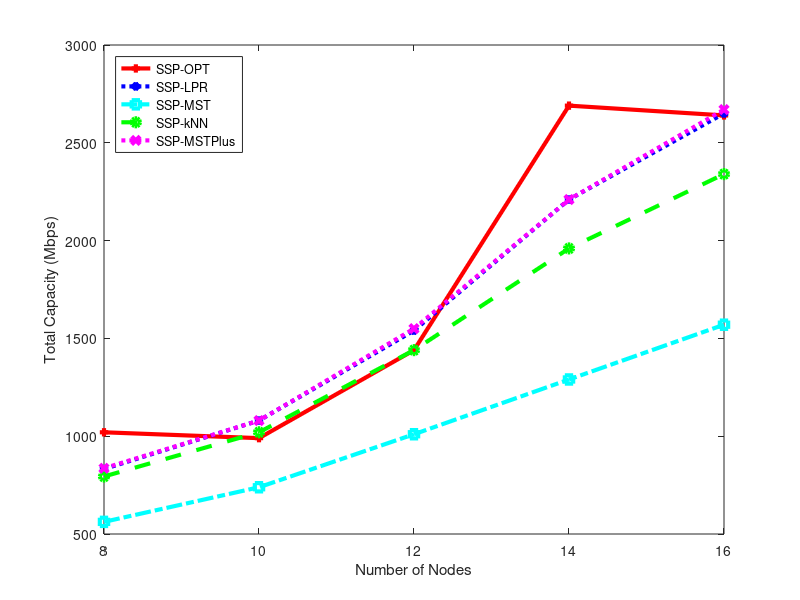

This figure's MATLAB source: (Note: this script raises an error after producing the figure.)
figure(1);
X = [ 8, 10, 12, 14, 16 ];
SSPOPT = [ 1.02e+09, 9.90e+08, 1.44e+09, 2.69e+09, 2.64e+09 ];
% Original Run
%SSPLPR = [ 1.02e+09, 9.30e+08, 1.37e+09, 2.60e+09, 2.51e+09 ];
%SSPMST = [ 6.15e+08, 7.35e+08, 1.02e+09, 1.21e+09, 1.56e+09 ];
%SSPkNN = [ 9.80e+08, 8.50e+08, 1.27e+09, 2.07e+09, 2.32e+09 ];
% Rerun with MST+

SSPLPR = [ 8.32E+08, 1.08E+09, 1.54E+09, 2.21E+09, 2.65E+09 ];
SSPMST = [ 5.62E+08, 7.39E+08, 1.01E+09, 1.29E+09, 1.57E+09 ];
SSPkNN = [ 7.94E+08, 1.02E+09, 1.44E+09, 1.96E+09, 2.34E+09 ];
SSPMSTP = [ 8.36E+08, 1.08E+09, 1.55E+09, 2.21E+09, 2.67E+09 ];

SSPOPT = SSPOPT / 1000000;
SSPLPR = SSPLPR / 1000000;
SSPMST = SSPMST / 1000000;
SSPkNN = SSPkNN / 1000000;
SSPMSTP = SSPMSTP / 1000000;

plot(X,SSPOPT,'-+r','LineWidth',3);
hold on;
plot(X,SSPLPR,':*b','LineWidth',3);
plot(X,SSPMST,'-.sc','LineWidth',3);
plot(X,SSPkNN,'--og ','LineWidth',3);
plot(X,SSPMSTP, ':xm', 'LineWidth', 3);
                  
xlabel('Number of Nodes');
ylabel('Total Capacity (Mbps)');
legend('SSP-OPT','SSP-LPR','SSP-MST','SSP-kNN', 'SSP-MSTPlus', "Location", "NorthWest")
set(gca, 'XTickMode', 'manual', 'XTick', X);
hold off;
fixAxes;
print(1, "scenario1.eps", "-deps");
print(1, "scenario1.pdf", "-dpdf");
